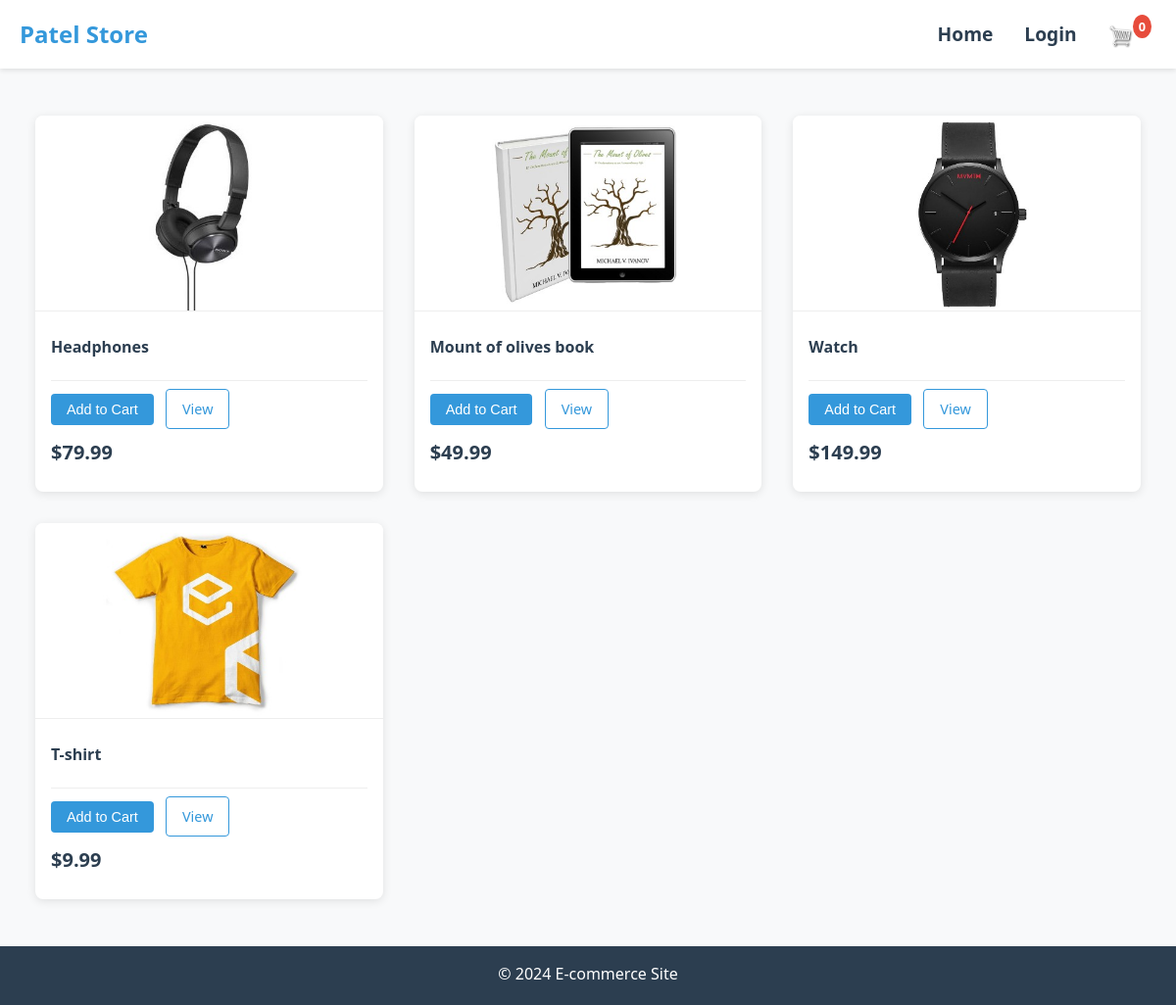
The app's page /, older data.
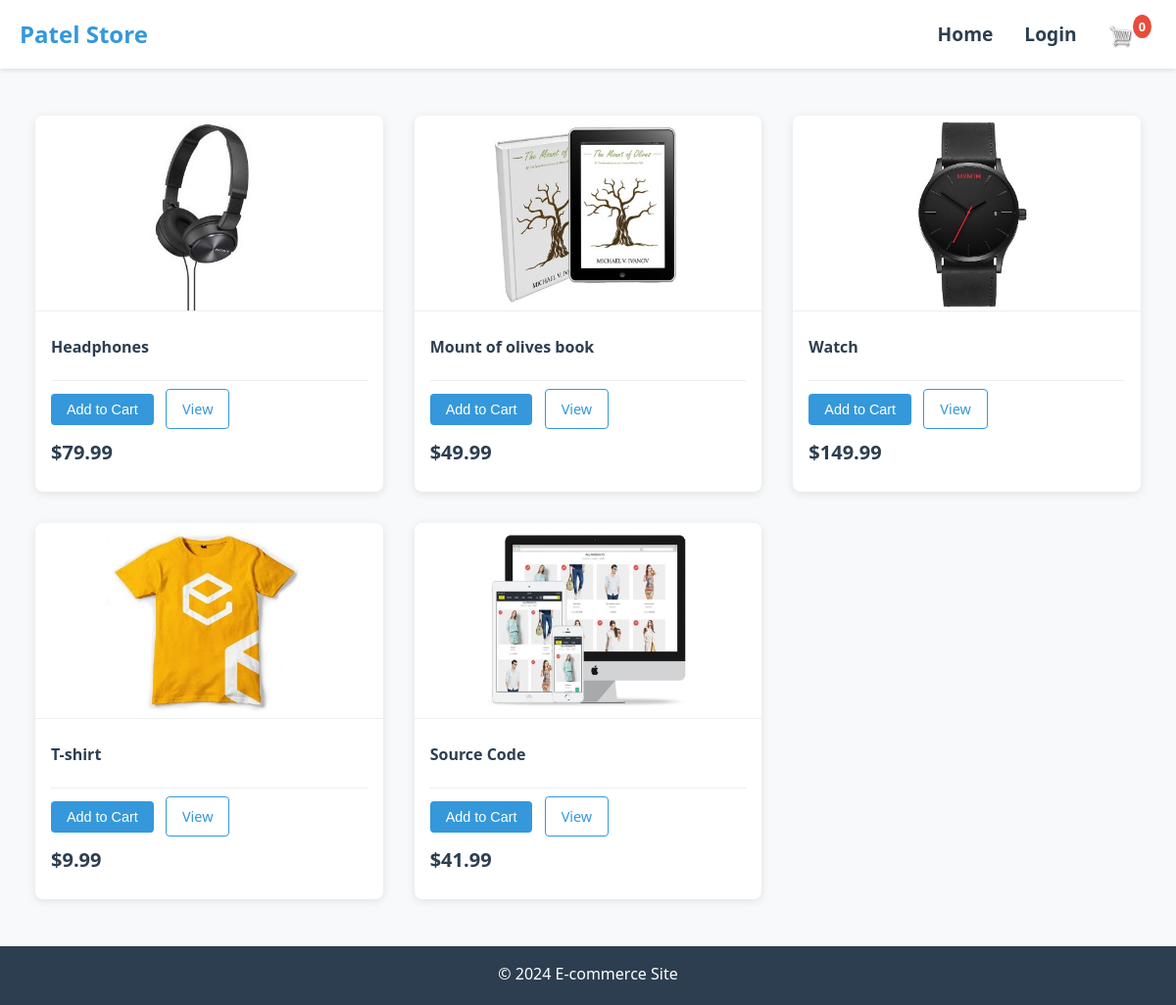
The same page, newer data.
### store/models.py (models this page shows, shortened)
class Product(models.Model):
    name = models.CharField(max_length=200, null=True)
    price = models.FloatField()
    digital = models.BooleanField(default=False, null=True, blank=False)
    image = models.ImageField(null=True, blank=True)
    @property
    def imageURL(self):
        try:
            url = self.image.url
        except:
            url = ''
        return url

### store/views.py (the view)
# urls.py: 2. Add a URL to urlpatterns:  path('', views.home, name='home')
def home(request):
    if request.user.is_authenticated:
        customer = request.user.customer
        order, created = Order.objects.get_or_create(customer=customer, complete=False)
        items = order.orderitem_set.all()
        cartItems = order.get_cart_items
    else:
        items = []
        order = {'get_cart_total': 0, 'get_cart_items': 0}
        cartItems = order['get_cart_items']
    products = Product.objects.all()
    context = {'products': products, 'cartItems': cartItems}
    return render(request, 'store/home.html', context)

### store/templates/store/home.html
{% extends "main.html" %}
{% block content %}
{% load static %}
    <div class="product-grid">
        {% for product in products %}
        <div class="product-card">
            <img class="product-thumbnail" src="{{product.imageURL}}" alt="{{product.name}}">
            <div class="product-info">
                <h6 class="product-name"><strong>{{product.name}}</strong></h6>
                <hr class="divider">
                <button data-product={{product.id}} data-action="add" class="add-btn update-cart">Add to Cart</button>
                <a class="view-btn" href="#">View</a>
                <h4 class="product-price">${{product.price}}</h4>
            </div>
        </div>
        {% endfor %}
    </div>
{% endblock %}

### store/templates/store/main.html (shortened to what this page needs)
<!DOCTYPE html>
{% load static %}
<head>
    <link rel="stylesheet" type="text/css" href="{% static 'css/main.css' %}">
</head>
<body>
    <header>
        <nav>
            <a href="{% url 'home' %}">Patel Store</a>
            <div>
                <ul>
                    <li>
                        <a href="{% url 'home' %}">Home</a>
                    </li>
                    <li><a href="#">Login</a></li>
                    <li><a href="{% url 'cart' %}">
                            <img id="cart-icon" src="{% static 'images/cart.png' %}" height="10" width="10">
                            <p id="cart-total">{{cartItems}}</p>
                        </a></li>
                </ul>
            </div>
        </nav>
    </header>
    <main>
        {% block content %}{% endblock %}
    </main>
    <footer>
        <p>&copy; 2024 E-commerce Site</p>
    </footer>
</body>
</html>

### static/css/main.css (style rules this page uses)
* { margin: 0; padding: 0; box-sizing: border-box; }
body { font-family: 'Segoe UI', Tahoma, Geneva, Verdana, sans-serif; line-height: 1.6; color: var(--text-color); background-color: var(--background-color); min-height: 100vh; display: flex; flex-direction: column; }
header { background-color: white; box-shadow: 0 2px 5px rgba(0, 0, 0, 0.1); position: fixed; width: 100%; top: 0; z-index: 1000; }
nav { max-width: 1200px; margin: 0 auto; padding: 0 20px; height: var(--header-height); display: flex; justify-content: space-between; align-items: center; }
nav a { text-decoration: none; color: var(--primary-color); font-weight: 600; font-size: 1.2rem; }
nav > a { font-size: 1.5rem; color: var(--secondary-color); }
nav ul { display: flex; list-style: none; align-items: center; gap: 2rem; }
nav ul li a { position: relative; transition: color 0.3s ease; }
nav ul li a::after { content: ''; position: absolute; width: 0; height: 2px; bottom: -5px; left: 0; background-color: var(--secondary-color); transition: width 0.3s ease; }
#cart-icon { height: 25px; width: 25px; vertical-align: middle; }
#cart-total { display: inline-block; background-color: var(--accent-color); color: white; border-radius: 50%; padding: 2px 6px; font-size: 0.8rem; position: relative; top: -10px; left: -5px; }
main { max-width: 1200px; margin: var(--header-height) auto 0; padding: 2rem 20px; flex: 1; }
footer { background-color: var(--primary-color); color: white; text-align: center; padding: 1rem; height: var(--footer-height); margin-top: auto; }
.product-grid { display: grid; grid-template-columns: repeat(3, 1fr); gap: 2rem; padding: 1rem; max-width: 1200px; margin: 0 auto; }
.product-card { background: white; border-radius: 8px; box-shadow: 0 2px 10px rgba(0, 0, 0, 0.1); transition: transform 0.3s ease, box-shadow 0.3s ease; overflow: hidden; }
.product-thumbnail { width: 100%; height: 200px; object-fit: cover; border-bottom: 1px solid #eee; }
.product-info { padding: 1rem; }
.product-name { font-size: 1rem; margin-bottom: 0.5rem; color: var(--primary-color); height: 2.4em; overflow: hidden; display: -webkit-box; -webkit-line-clamp: 2; -webkit-box-orient: vertical; }
.divider { border: none; height: 1px; background-color: #eee; margin: 0.5rem 0; }
.product-price { font-size: 1.25rem; color: var(--primary-color); margin: 0.5rem 0; font-weight: 600; }
.add-btn, .view-btn { display: inline-block; padding: 0.5rem 1rem; border-radius: 4px; font-size: 0.9rem; font-weight: 500; text-decoration: none; text-align: center; transition: all 0.3s ease; margin-right: 0.5rem; cursor: pointer; }
.add-btn { background-color: var(--secondary-color); color: white; border: none; }
.view-btn { background-color: transparent; color: var(--secondary-color); border: 1px solid var(--secondary-color); }
hr { border: none; height: 1px; background-color: #eee; margin: 1rem 0; }

Row changes from the older to the newer data that the page shows:
added Product: imageURL (picture), name "Source Code", price "41.99"
